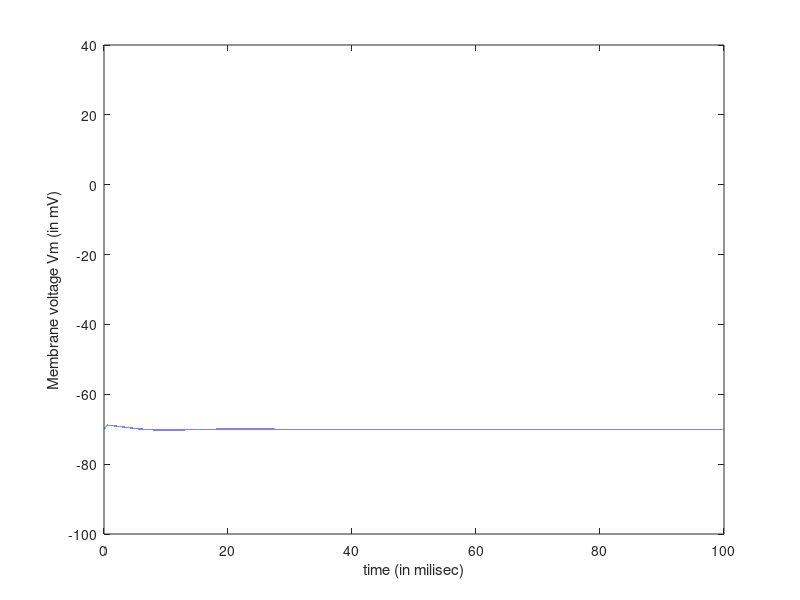
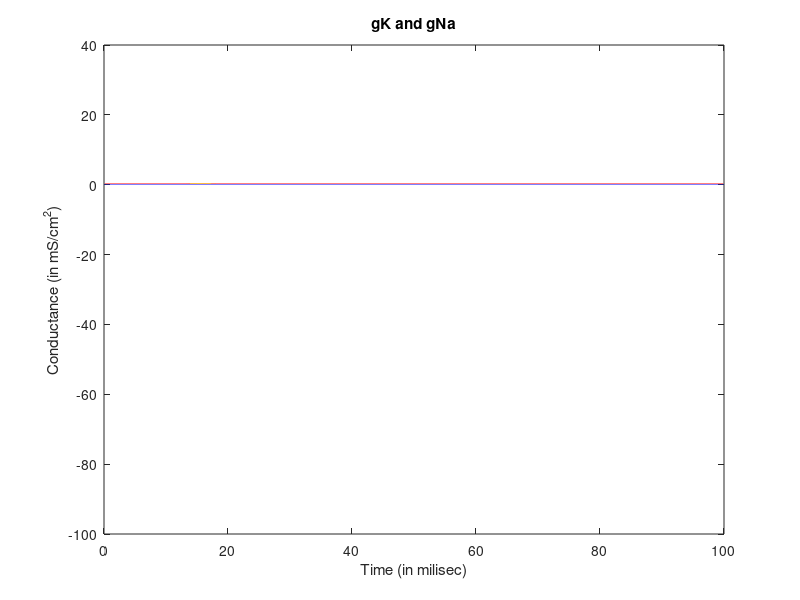

These figures' MATLAB source, in order:
%initialize time
d = .001; %step size
t = [0:d:100];
z = length(t);
%constants:
gbarK = 36;
gbarNa = 120;
gbarL = 0.3;
Ek = -12; %mV  Nernst Potential for K
ENa = 115; %mV Nernst Potential for K
EL = 10.6; %mV Leakage Nernst Potential
Vrest = -70; % in miliVolts
Vm = 0; %set membrane potential to resting potential
Cm = 2; %in uF
%gating variables:
am = 0.1*((25-Vm)/(exp((25-Vm)/10) - 1));
Bm = 4*exp(-Vm/18); 
an = .01 * ((10-Vm)/(exp((10-Vm)/10) - 1));
Bn = .125*exp(-Vm/80);
ah = .07*exp(-Vm/20);
Bh = 1/(exp((30-Vm)/10) + 1);
%initialize m,n,h:
m0 = am/(am + Bm);
n0 = an/(an + Bn);
h0 = ah/(ah + Bh);
m=m0;
n=n0;
h=h0;
Iinj = zeros(1,z);  %initialize Iinj vector
pulseLength = .5/d;  %determine number of descrete time intervals pulse lasts
Iinj(1:pulseLength) = 5;  %set the first .5 ms to 5 uA/cm^2
Vmvec = [Vm zeros(1,z-1)]; %concatonate initial Vm value with a vector of zeros filling the rest.
                            %will plot this vector against time at the end.
gK = zeros(1,z);
gNa = zeros(1,z);
    for q = 1:z
        am = 0.1*((25-Vm)/(exp((25-Vm)/10) - 1));
        Bm = 4*exp(-Vm/18); 
        an = .01 * ((10-Vm)/(exp((10-Vm)/10) - 1));
        Bn = .125*exp(-Vm/80);
        ah = .07*exp(-Vm/20);
        Bh = 1/(exp((30-Vm)/10) + 1);
        m = m + d*(am*(1-m)-Bm*m);%Eulers for m.  d is step size
        n = n+ d*(an*(1-n)-Bn*n);%Eulers for n.  d is step size
        h = h+ d*(ah*(1-h)-Bh*h);%Eulers for h.  d is step size
        %update currents
        INa = (m^3)*gbarNa*h*(Vm-ENa);%Na current
        IK = (n^4)*gbarK*(Vm-Ek); %K current
        IL = gbarL*(Vm-EL); %Leakage current.  Includes Cl
        Iion = Iinj(q)-IK-INa-IL;
        %update Vm
        Vm = Vm + d*Iion/Cm;  %Eulers for Vm.  dVm/dt = Iion/Cm
        Vmvec(q) = Vm;
        gNa(q) = (m^3)*gbarNa*h;
        gK(q)= (n^4)*gbarK;
    end
Vmvec = Vmvec + Vrest;

plot(t, Vmvec)
axis([0,100,-100,40]);
xlabel('time (in milisec)')
ylabel('Membrane voltage Vm (in mV)')

figure
plot(t, gNa,t,gK)
axis([0,100,-100,40]);
xlabel('Time (in milisec)')
ylabel('Conductance (in mS/cm^2)')
title('gK and gNa')
